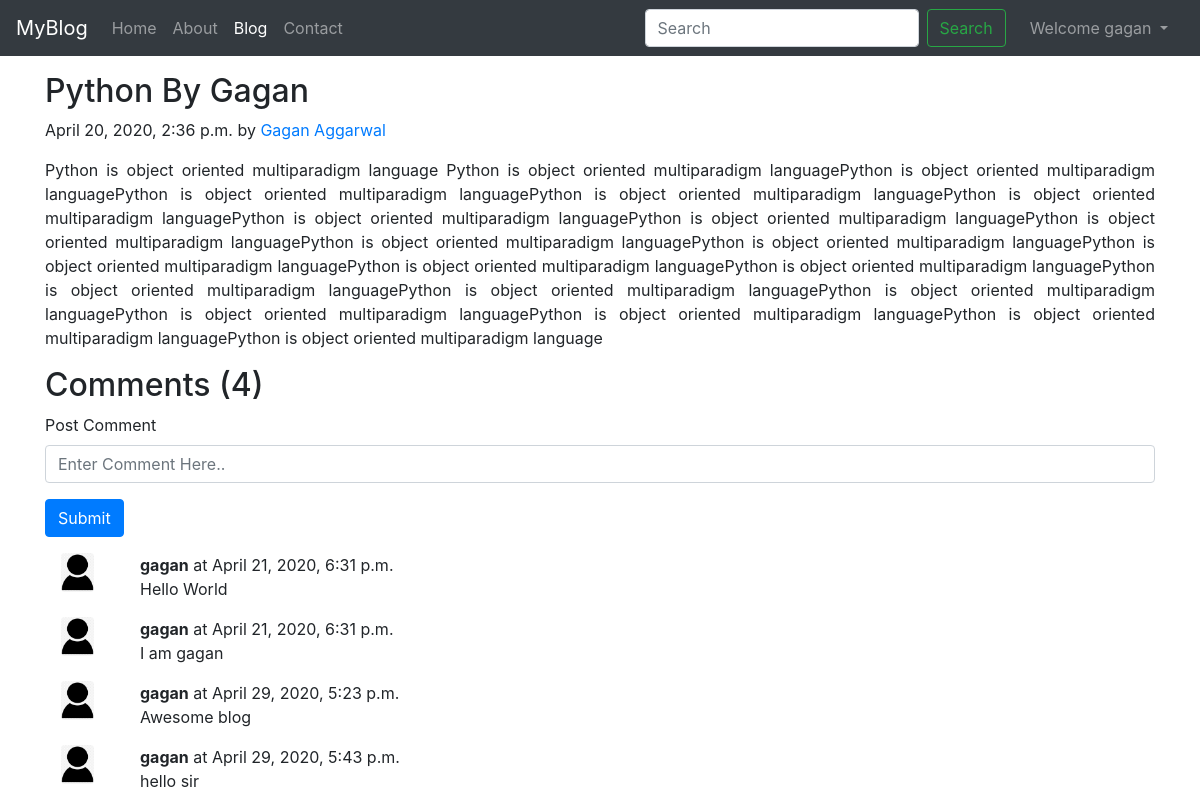
Screenshot of /blog/Python_By_Gagan (signed in) with the database file from the repository.
### MyBlogApp/models.py (models this page shows, shortened)
class Post(models.Model):
    S_No = models.AutoField(primary_key=True)
    Title = models.CharField(max_length=200)
    Content = models.TextField()
    Author = models.CharField(max_length=100)
    slug = models.CharField(max_length=200)
    TimeStamp = models.DateTimeField(blank=True)

class BlogComment(models.Model):
    S_No = models.AutoField(primary_key=True)
    comment = models.TextField()
    User = models.ForeignKey(User, on_delete=models.CASCADE)
    BlogPost = models.ForeignKey(Post, on_delete=models.CASCADE)
    Parent = models.ForeignKey('self', on_delete=models.CASCADE, null=True)
    TimeStamp = models.DateTimeField(default=now)

### MyBlogApp/views.py (the view)
# urls.py: path('<str:slug>', views.blogPost),
def blogPost(request,slug):
    post = Post.objects.filter(slug=slug).first()
    comments = BlogComment.objects.filter(BlogPost=post)
    context = {'post':post,'comments':comments,'user':request.user}
    return render(request,"blog/blogPost.html",context)

### templates/blog/blogPost.html (shortened to what this page needs)
{% extends 'base.html' %}
{% load static %}
{% block blogactive %} active {% endblock blogactive %}
{% block body %}
<div class="container my-3">
    <h2 class="blog-post-title">{{post.Title}}</h2>
    <p class="blog-post-meta">{{post.TimeStamp}} by <a href="/about">{{post.Author}}</a></p>
    <p style="text-align: justify;text-justify: inter-word;">{{post.Content}}</p>
</div>
<div class="container">
    <h2>Comments ({{comments.count}})</h2>
    <div class="my-2">
        {% if user.is_authenticated %}
            <form action="/blog/postComment" method="POST">
                <div class="form-group">
                    <label for="exampleInputText">Post Comment</label>
                    <input type="text" name="comment" class="form-control" placeholder="Enter Comment Here..">
                </div>
                <input type="submit" class="btn btn-primary" value="Submit">
            </form>
        {% else %}
            <p>Please login to post a comment</p>
        {% endif %}
    </div>
    {% for comment in comments %}
    <div class="row my-3">
        <div class="col-md-1">
            <img src="{% static 'img/user.png' %}" class="rounded mx-auto d-block w-50" alt="user">
        </div>
        <div class="col-md-11">
            <b>{{comment.User.username}}</b> at {{comment.TimeStamp}}
            <div>{{comment.comment}}</div>
        </div>
    </div>
    {% endfor %}
</div>
{% endblock body %}

### templates/base.html (shortened to what this page needs)
<!doctype html>
<html lang="en">
<head>
    <link rel="stylesheet" href="https://stackpath.bootstrapcdn.com/bootstrap/4.4.1/css/bootstrap.min.css"
>
</head>
<body>
    <nav class="navbar navbar-expand-lg navbar-dark bg-dark">
        <a class="navbar-brand" href="/">MyBlog</a>
        <div class="collapse navbar-collapse" id="navbarSupportedContent">
            <ul class="navbar-nav mr-auto">
                <li class="nav-item {% block homeactive %} {% endblock homeactive %}">
                    <a class="nav-link" href="/">Home<span class="sr-only">(current)</span></a>
                </li>
                <li class="nav-item {% block aboutactive %} {% endblock aboutactive %}">
                    <a class="nav-link" href="/about">About</a>
                </li>
                <li class="nav-item {% block blogactive %} {% endblock blogactive %}">
                    <a class="nav-link" href="/blog">Blog</a>
                </li>
                <li class="nav-item {% block contactactive %} {% endblock contactactive %}">
                    <a class="nav-link" href="/contact">Contact</a>
                </li>
            </ul>
            <div class="ml-auto form-inline">
                <form class="form-inline my-2 my-lg-0" method="GET" action="/search">
                    <input class="form-control mr-sm-2" type="search" placeholder="Search" name="query"
                        aria-label="Search">
                    <button class="btn btn-outline-success mr-3 my-sm-0" type="submit">Search</button>
                </form>
                {% if user.is_authenticated %}
                <ul class="navbar-nav mr-2">
                    <li class="nav-item dropdown">
                        <a class="nav-link dropdown-toggle" href="#" id="navbarDropdown" role="button"
                            data-toggle="dropdown" aria-haspopup="true" aria-expanded="false">
                            Welcome {{request.user}}
                        </a>
                    </li>
                </ul>
                {% endif %}
            </div>
        </div>
    </nav>
    {% block body %}
    {% endblock body %}
</body>
</html>

### rows the page displays
Post: Title "Python By Gagan", TimeStamp "April 20, 2020, 2:36 p.m.", Author "Gagan Aggarwal", Content "Python is object oriented multiparadigm language Python is object oriented multiparadigm languagePython is object oriented multiparadigm languagePython is object oriented multiparadigm languagePython is object oriented multiparadigm languagePython is object oriented multiparadigm languagePython is object oriented multiparadigm languagePython is object oriented multiparadigm languagePython is object oriented multiparadigm languagePython is object oriented multiparadigm languagePython is object oriented multiparadigm languagePython is object oriented multiparadigm languagePython is object oriented multiparadigm languagePython is object oriented multiparadigm languagePython is object oriented…"
BlogComment: User.username "gagan", TimeStamp "April 21, 2020, 6:31 p.m.", comment "Hello World"
BlogComment: User.username "gagan", TimeStamp "April 21, 2020, 6:31 p.m.", comment "I am gagan"
BlogComment: User.username "gagan", TimeStamp "April 29, 2020, 5:23 p.m.", comment "Awesome blog"
BlogComment: User.username "gagan", TimeStamp "April 29, 2020, 5:43 p.m.", comment "hello sir"

### other values shown
{{ request.user }} "gagan"
{{ comments.count }} "4"
